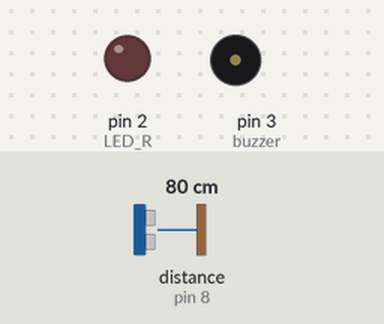
Bench run of a sketch on a simulated Arduino Uno, built with avr-gcc and run on an emulated ATmega328P. On the bench: output pins drawn as LEDs (lit = HIGH), buzzer (waves = sounding, pin HIGH). Wiring (inferred from the names in the program): ultrasonic range finder: trigger pin 7; echo pin 8. The inputs (shaded band) are chosen by the test bench; at power-on: distance to the obstacle (sensor on pin 8) 80 cm. The echo pulse lasts 58.3 µs per cm; the ROS host is connected and sends only what is stated; pins used as bus, display or sensor lines are not drawn.

Above: at 0.1 s.
At 1.1 s:
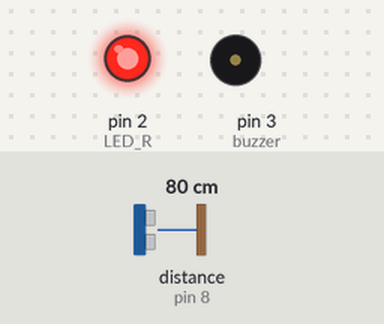
Timing chart, 0 to 2.6 s (numbered marks = the images above):
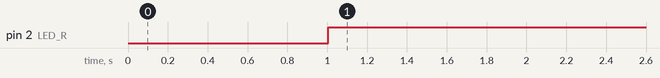

Measured:
- by itself, pin 2 (LED_R): LOW → HIGH at 1.0 s

The sketch:

Capstone_desgin_HyoSung.ino
```cpp
#include <Arduino.h>
#include <ros.h>
#include <std_msgs/UInt16.h>

//초음파 선언부
#define TRIG_R 9 //TRIG_1 핀 설정 (초음파 보내는 핀)
#define ECHO_R 8 //ECHO_1 핀 설정 (초음파 받는 핀)
#define TRIG_L 7 //TRIG_2번 핀 (초음파 보내는 핀)
#define ECHO_L 6 //ECHO_2 핀 설정 (초음파 받는 핀)

long duration_R, distance_R, duration_L, distance_L;

//LED 선언부
#define LED_R 2 //오른쪽 물체 감지 시 깜빡이는 LED
#define LED_L 1 //왼쪽 물체 감지 시 깜빡이는 LED

//부저 선언부
#define buzzer 3 //라이다 접근 시 소리 출력

int Do = 262;
int Mi = 330;
int Sol = 392;
int Do2 = 523;

//ROS 설정부

ros::NodeHandle nh;

void lidar_buzzer(const std_msgs::UInt16& cmd_msg){
    if(cmd_msg.data == 10) {
    tone(buzzer, Do, 500);
  }
    if(cmd_msg.data == 5) {
    tone(buzzer, Mi, 700);
  }
  if(cmd_msg.data == 1) {
    tone(buzzer, Sol, 700);
  }
  if(cmd_msg.data == 0.5) {
    tone(buzzer, Do2, 1500);
  }
}

ros::Subscriber<std_msgs::UInt16> sub("arduino", lidar_buzzer);

void setup() {
  Serial.begin(9600);
  //초음파
  pinMode(TRIG_R, OUTPUT);
  pinMode(ECHO_R, INPUT);
  pinMode(TRIG_L, OUTPUT);
  pinMode(ECHO_L,  INPUT);
  //LED
  pinMode(LED_R, OUTPUT);
  pinMode(LED_L, OUTPUT);
  //부저
  pinMode(buzzer, OUTPUT);
  //ROS setup부
  nh.getHardware()->setBaud(9600);
  nh.initNode();
  nh.subscribe(sub);
}

void loop() {

  //초음파 활용부 시작
  digitalWrite(TRIG_R, LOW);
  delayMicroseconds(2);
  digitalWrite(TRIG_R, HIGH);
  delayMicroseconds(10);
  digitalWrite(TRIG_R, LOW);

  duration_R = pulseIn (ECHO_R, HIGH);
  distance_R = duration_R * 17 / 1000;

  digitalWrite(TRIG_L, LOW);
  delayMicroseconds(2);
  digitalWrite(TRIG_L, HIGH);
  delayMicroseconds(10);
  digitalWrite(TRIG_L, LOW);

  duration_L = pulseIn (ECHO_R, HIGH);
  distance_L = duration_L * 17 / 1000;
  //초음파 활용부 끝

  //LED 활용부 시작
  if(distance_R < 30) {
    digitalWrite(LED_R, HIGH);
  }
  else {
    digitalWrite(LED_R, LOW);
  }

  if(distance_L < 30) {
    digitalWrite(LED_L, HIGH);
  }
  else {
    digitalWrite(LED_L, LOW);
  }
  //LED활용부 끝
  //ROS callback 함수
  nh.spinOnce();

  delay(1);
}
```
